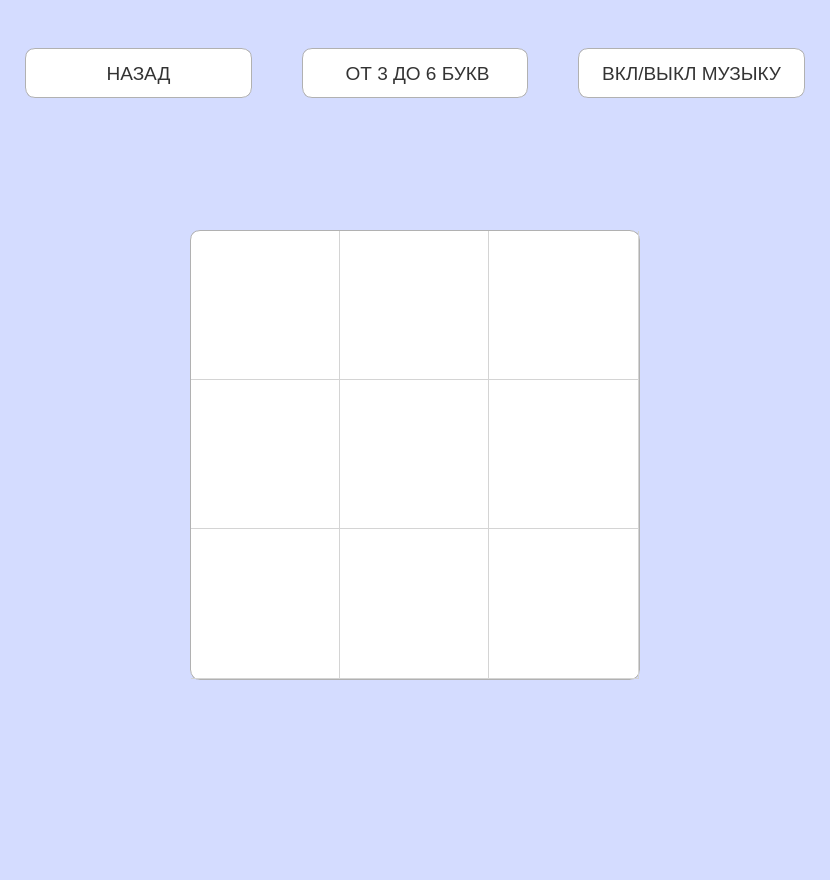
<?xml version="1.0" encoding="UTF-8"?>
<ui version="4.0">
 <class>secwindow3x3</class>
 <widget class="QMainWindow" name="secwindow3x3">
  <property name="geometry">
   <rect>
    <x>0</x>
    <y>0</y>
    <width>830</width>
    <height>880</height>
   </rect>
  </property>
  <property name="minimumSize">
   <size>
    <width>830</width>
    <height>880</height>
   </size>
  </property>
  <property name="maximumSize">
   <size>
    <width>830</width>
    <height>880</height>
   </size>
  </property>
  <property name="baseSize">
   <size>
    <width>2</width>
    <height>0</height>
   </size>
  </property>
  <property name="cursor">
   <cursorShape>ArrowCursor</cursorShape>
  </property>
  <property name="mouseTracking">
   <bool>false</bool>
  </property>
  <property name="windowTitle">
   <string>Филворды</string>
  </property>
  <property name="accessibleName">
   <string/>
  </property>
  <property name="styleSheet">
   <string notr="true"/>
  </property>
  <widget class="QWidget" name="centralwidget">
   <property name="sizePolicy">
    <sizepolicy hsizetype="Ignored" vsizetype="Expanding">
     <horstretch>0</horstretch>
     <verstretch>0</verstretch>
    </sizepolicy>
   </property>
   <property name="minimumSize">
    <size>
     <width>0</width>
     <height>0</height>
    </size>
   </property>
   <property name="maximumSize">
    <size>
     <width>16777215</width>
     <height>16777215</height>
    </size>
   </property>
   <property name="sizeIncrement">
    <size>
     <width>0</width>
     <height>0</height>
    </size>
   </property>
   <property name="font">
    <font>
     <family>Tahoma</family>
     <pointsize>14</pointsize>
     <weight>50</weight>
     <bold>false</bold>
    </font>
   </property>
   <property name="cursor">
    <cursorShape>ArrowCursor</cursorShape>
   </property>
   <property name="layoutDirection">
    <enum>Qt::LeftToRight</enum>
   </property>
   <property name="styleSheet">
    <string notr="true">QWidget{
color: #333;
background-color: rgb(212, 220, 255)
}

QPushButton{
background-color: white;
border-radius: 10px;
border: 1px solid #b1b1b1;
}

QLineEdit{
background-color: white;
border-radius: 10px;
border: 1px solid #b1b1b1;
}

QPushButton:hover{
background-color: rgb(208, 208, 208); 
}

QPushButton:pressed{
background-color: #888;
}

QLabel{
background-color: white;
border-radius: 10px;
border: 1px solid #b1b1b1
}

QTableView{
background-color: white;
border-radius: 10px;
border: 1px solid #b1b1b1;
}</string>
   </property>
   <layout class="QGridLayout" name="gridLayout_2" rowstretch="0,0" columnstretch="0,0,0" rowminimumheight="0,0">
    <property name="sizeConstraint">
     <enum>QLayout::SetDefaultConstraint</enum>
    </property>
    <property name="leftMargin">
     <number>25</number>
    </property>
    <property name="topMargin">
     <number>30</number>
    </property>
    <property name="rightMargin">
     <number>25</number>
    </property>
    <property name="bottomMargin">
     <number>400</number>
    </property>
    <property name="horizontalSpacing">
     <number>50</number>
    </property>
    <property name="verticalSpacing">
     <number>150</number>
    </property>
    <item row="0" column="0">
     <widget class="QPushButton" name="back">
      <property name="sizePolicy">
       <sizepolicy hsizetype="Expanding" vsizetype="Expanding">
        <horstretch>0</horstretch>
        <verstretch>0</verstretch>
       </sizepolicy>
      </property>
      <property name="minimumSize">
       <size>
        <width>50</width>
        <height>50</height>
       </size>
      </property>
      <property name="maximumSize">
       <size>
        <width>16777215</width>
        <height>14</height>
       </size>
      </property>
      <property name="font">
       <font>
        <pointsize>14</pointsize>
        <weight>50</weight>
        <bold>false</bold>
       </font>
      </property>
      <property name="text">
       <string>НАЗАД</string>
      </property>
     </widget>
    </item>
    <item row="0" column="2">
     <widget class="QPushButton" name="music">
      <property name="sizePolicy">
       <sizepolicy hsizetype="Expanding" vsizetype="Expanding">
        <horstretch>0</horstretch>
        <verstretch>0</verstretch>
       </sizepolicy>
      </property>
      <property name="minimumSize">
       <size>
        <width>50</width>
        <height>50</height>
       </size>
      </property>
      <property name="maximumSize">
       <size>
        <width>16777215</width>
        <height>14</height>
       </size>
      </property>
      <property name="baseSize">
       <size>
        <width>0</width>
        <height>1</height>
       </size>
      </property>
      <property name="font">
       <font>
        <pointsize>14</pointsize>
        <weight>50</weight>
        <bold>false</bold>
       </font>
      </property>
      <property name="text">
       <string>ВКЛ/ВЫКЛ МУЗЫКУ</string>
      </property>
      <property name="iconSize">
       <size>
        <width>16</width>
        <height>16</height>
       </size>
      </property>
     </widget>
    </item>
    <item row="0" column="1">
     <widget class="QLabel" name="countlevel">
      <property name="sizePolicy">
       <sizepolicy hsizetype="Expanding" vsizetype="Expanding">
        <horstretch>0</horstretch>
        <verstretch>0</verstretch>
       </sizepolicy>
      </property>
      <property name="minimumSize">
       <size>
        <width>50</width>
        <height>50</height>
       </size>
      </property>
      <property name="maximumSize">
       <size>
        <width>16777215</width>
        <height>14</height>
       </size>
      </property>
      <property name="font">
       <font>
        <pointsize>14</pointsize>
       </font>
      </property>
      <property name="tabletTracking">
       <bool>true</bool>
      </property>
      <property name="contextMenuPolicy">
       <enum>Qt::PreventContextMenu</enum>
      </property>
      <property name="layoutDirection">
       <enum>Qt::LeftToRight</enum>
      </property>
      <property name="autoFillBackground">
       <bool>false</bool>
      </property>
      <property name="text">
       <string> ОТ 3 ДО 6 БУКВ</string>
      </property>
      <property name="alignment">
       <set>Qt::AlignCenter</set>
      </property>
     </widget>
    </item>
    <item row="1" column="0" colspan="3" alignment="Qt::AlignHCenter|Qt::AlignVCenter">
     <widget class="QTableWidget" name="tableWidget">
      <property name="enabled">
       <bool>true</bool>
      </property>
      <property name="sizePolicy">
       <sizepolicy hsizetype="Expanding" vsizetype="Expanding">
        <horstretch>0</horstretch>
        <verstretch>0</verstretch>
       </sizepolicy>
      </property>
      <property name="minimumSize">
       <size>
        <width>450</width>
        <height>450</height>
       </size>
      </property>
      <property name="maximumSize">
       <size>
        <width>450</width>
        <height>450</height>
       </size>
      </property>
      <property name="font">
       <font>
        <pointsize>24</pointsize>
       </font>
      </property>
      <property name="layoutDirection">
       <enum>Qt::LeftToRight</enum>
      </property>
      <property name="autoScroll">
       <bool>true</bool>
      </property>
      <property name="editTriggers">
       <set>QAbstractItemView::AnyKeyPressed|QAbstractItemView::EditKeyPressed</set>
      </property>
      <property name="rowCount">
       <number>3</number>
      </property>
      <property name="columnCount">
       <number>3</number>
      </property>
      <attribute name="horizontalHeaderVisible">
       <bool>false</bool>
      </attribute>
      <attribute name="horizontalHeaderDefaultSectionSize">
       <number>149</number>
      </attribute>
      <attribute name="horizontalHeaderHighlightSections">
       <bool>false</bool>
      </attribute>
      <attribute name="horizontalHeaderMinimumSectionSize">
       <number>0</number>
      </attribute>
      <attribute name="horizontalHeaderShowSortIndicator" stdset="0">
       <bool>false</bool>
      </attribute>
      <attribute name="horizontalHeaderStretchLastSection">
       <bool>true</bool>
      </attribute>
      <attribute name="verticalHeaderVisible">
       <bool>false</bool>
      </attribute>
      <attribute name="verticalHeaderCascadingSectionResizes">
       <bool>false</bool>
      </attribute>
      <attribute name="verticalHeaderDefaultSectionSize">
       <number>149</number>
      </attribute>
      <attribute name="verticalHeaderHighlightSections">
       <bool>false</bool>
      </attribute>
      <attribute name="verticalHeaderMinimumSectionSize">
       <number>0</number>
      </attribute>
      <attribute name="verticalHeaderStretchLastSection">
       <bool>true</bool>
      </attribute>
      <row/>
      <row/>
      <row/>
      <column/>
      <column/>
      <column/>
      <item row="0" column="0">
       <property name="text">
        <string/>
       </property>
       <property name="textAlignment">
        <set>AlignCenter</set>
       </property>
       <property name="flags">
        <set>ItemIsDragEnabled|ItemIsUserCheckable|ItemIsEnabled</set>
       </property>
      </item>
      <item row="0" column="1">
       <property name="text">
        <string/>
       </property>
       <property name="textAlignment">
        <set>AlignCenter</set>
       </property>
       <property name="flags">
        <set>ItemIsDragEnabled|ItemIsUserCheckable|ItemIsEnabled</set>
       </property>
      </item>
      <item row="0" column="2">
       <property name="text">
        <string/>
       </property>
       <property name="textAlignment">
        <set>AlignCenter</set>
       </property>
       <property name="flags">
        <set>ItemIsDragEnabled|ItemIsUserCheckable|ItemIsEnabled</set>
       </property>
      </item>
      <item row="1" column="0">
       <property name="text">
        <string/>
       </property>
       <property name="textAlignment">
        <set>AlignCenter</set>
       </property>
       <property name="flags">
        <set>ItemIsDragEnabled|ItemIsUserCheckable|ItemIsEnabled</set>
       </property>
      </item>
      <item row="1" column="1">
       <property name="text">
        <string/>
       </property>
       <property name="textAlignment">
        <set>AlignCenter</set>
       </property>
       <property name="flags">
        <set>ItemIsDragEnabled|ItemIsUserCheckable|ItemIsEnabled</set>
       </property>
      </item>
      <item row="1" column="2">
       <property name="text">
        <string/>
       </property>
       <property name="textAlignment">
        <set>AlignCenter</set>
       </property>
       <property name="flags">
        <set>ItemIsDragEnabled|ItemIsUserCheckable|ItemIsEnabled</set>
       </property>
      </item>
      <item row="2" column="0">
       <property name="text">
        <string/>
       </property>
       <property name="textAlignment">
        <set>AlignCenter</set>
       </property>
       <property name="flags">
        <set>ItemIsDragEnabled|ItemIsUserCheckable|ItemIsEnabled</set>
       </property>
      </item>
      <item row="2" column="1">
       <property name="text">
        <string/>
       </property>
       <property name="textAlignment">
        <set>AlignCenter</set>
       </property>
       <property name="flags">
        <set>ItemIsDragEnabled|ItemIsUserCheckable|ItemIsEnabled</set>
       </property>
      </item>
      <item row="2" column="2">
       <property name="text">
        <string/>
       </property>
       <property name="textAlignment">
        <set>AlignCenter</set>
       </property>
       <property name="flags">
        <set>ItemIsDragEnabled|ItemIsUserCheckable|ItemIsEnabled</set>
       </property>
      </item>
     </widget>
    </item>
   </layout>
  </widget>
 </widget>
 <resources/>
 <connections/>
</ui>
